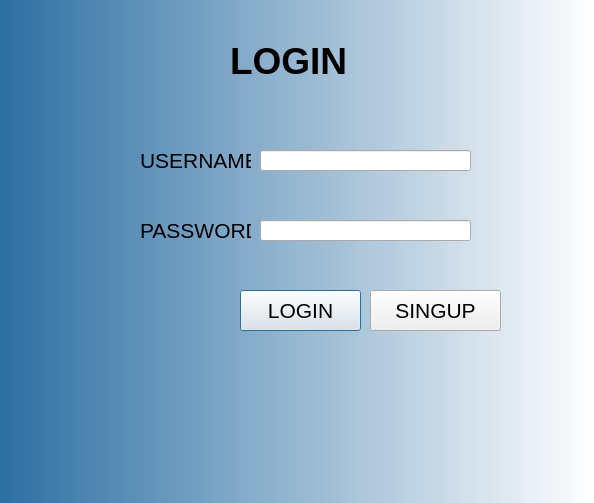
<?xml version="1.0" encoding="UTF-8"?>
<ui version="4.0">
 <class>Dialog</class>
 <widget class="QDialog" name="Dialog">
  <property name="geometry">
   <rect>
    <x>0</x>
    <y>0</y>
    <width>594</width>
    <height>503</height>
   </rect>
  </property>
  <property name="font">
   <font>
    <pointsize>16</pointsize>
   </font>
  </property>
  <property name="windowTitle">
   <string>Dialog</string>
  </property>
  <property name="styleSheet">
   <string notr="true">QDialog{
   
	background-color:qlineargradient(spread:pad, x1:0, y1:0, x2:1, y2:0, stop:0 rgba(45, 111, 162, 254), stop:1 rgba(255, 255, 255, 255))
}</string>
  </property>
  <widget class="QLabel" name="label">
   <property name="geometry">
    <rect>
     <x>230</x>
     <y>20</y>
     <width>181</width>
     <height>81</height>
    </rect>
   </property>
   <property name="font">
    <font>
     <pointsize>28</pointsize>
     <weight>75</weight>
     <bold>true</bold>
    </font>
   </property>
   <property name="text">
    <string>LOGIN</string>
   </property>
  </widget>
  <widget class="QLabel" name="label_2">
   <property name="geometry">
    <rect>
     <x>140</x>
     <y>140</y>
     <width>111</width>
     <height>41</height>
    </rect>
   </property>
   <property name="text">
    <string>USERNAME</string>
   </property>
  </widget>
  <widget class="QLabel" name="label_3">
   <property name="geometry">
    <rect>
     <x>140</x>
     <y>220</y>
     <width>111</width>
     <height>21</height>
    </rect>
   </property>
   <property name="text">
    <string>PASSWORD</string>
   </property>
  </widget>
  <widget class="QLineEdit" name="lineEdit">
   <property name="geometry">
    <rect>
     <x>260</x>
     <y>150</y>
     <width>211</width>
     <height>21</height>
    </rect>
   </property>
  </widget>
  <widget class="QLineEdit" name="lineEdit_2">
   <property name="geometry">
    <rect>
     <x>260</x>
     <y>220</y>
     <width>211</width>
     <height>21</height>
    </rect>
   </property>
  </widget>
  <widget class="QPushButton" name="pushButton">
   <property name="geometry">
    <rect>
     <x>240</x>
     <y>290</y>
     <width>121</width>
     <height>41</height>
    </rect>
   </property>
   <property name="text">
    <string>LOGIN</string>
   </property>
  </widget>
  <widget class="QPushButton" name="pushButton_2">
   <property name="geometry">
    <rect>
     <x>370</x>
     <y>290</y>
     <width>131</width>
     <height>41</height>
    </rect>
   </property>
   <property name="text">
    <string>SINGUP</string>
   </property>
  </widget>
 </widget>
 <resources/>
 <connections/>
</ui>
